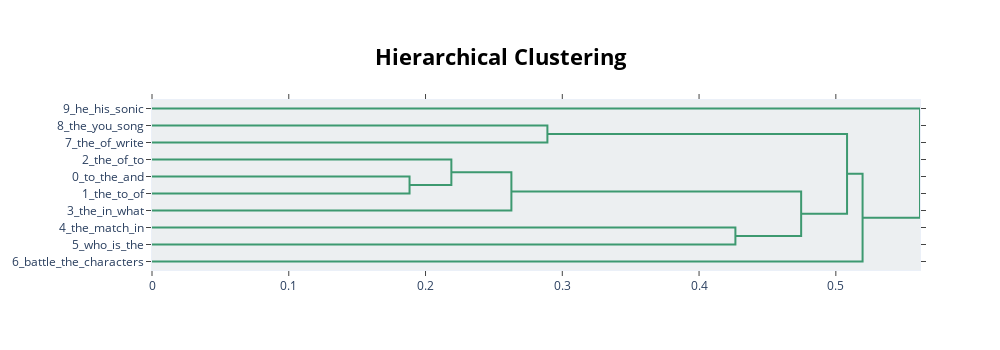

Notebook cell for this chart:
### Code cell
topic_model.visualize_hierarchy(custom_labels=True)

### Figure 1 — Plotly figure (JSON) as saved in the notebook; plotly's stock layout.template omitted (floating-point values rounded to 4 significant figures)
{"data": [{"hoverinfo": "text", "marker": {"color": "rgb(61,153,112)"}, "mode": "lines", "type": "scatter", "x": [0.0, 0.2891, 0.2891, 0.0], "xaxis": "x", "y": [-15.0, -15.0, -25.0, -25.0], "yaxis": "y"}, {"hoverinfo": "text", "marker": {"color": "rgb(61,153,112)"}, "mode": "lines", "type": "scatter", "x": [0.0, 0.1883, 0.1883, 0.0], "xaxis": "x", "y": [-45.0, -45.0, -55.0, -55.0], "yaxis": "y"}, {"hoverinfo": "text", "marker": {"color": "rgb(61,153,112)"}, "mode": "lines", "type": "scatter", "x": [0.0, 0.2189, 0.2189, 0.1883], "xaxis": "x", "y": [-35.0, -35.0, -50.0, -50.0], "yaxis": "y"}, {"hoverinfo": "text", "marker": {"color": "rgb(61,153,112)"}, "mode": "lines", "type": "scatter", "x": [0.2189, 0.2628, 0.2628, 0.0], "xaxis": "x", "y": [-42.5, -42.5, -65.0, -65.0], "yaxis": "y"}, {"hoverinfo": "text", "marker": {"color": "rgb(61,153,112)"}, "mode": "lines", "type": "scatter", "x": [0.0, 0.4266, 0.4266, 0.0], "xaxis": "x", "y": [-75.0, -75.0, -85.0, -85.0], "yaxis": "y"}, {"hoverinfo": "text", "marker": {"color": "rgb(61,153,112)"}, "mode": "lines", "type": "scatter", "x": [0.2628, 0.4746, 0.4746, 0.4266], "xaxis": "x", "y": [-53.75, -53.75, -80.0, -80.0], "yaxis": "y"}, {"hoverinfo": "text", "marker": {"color": "rgb(61,153,112)"}, "mode": "lines", "type": "scatter", "x": [0.2891, 0.5082, 0.5082, 0.4746], "xaxis": "x", "y": [-20.0, -20.0, -66.88, -66.88], "yaxis": "y"}, {"hoverinfo": "text", "marker": {"color": "rgb(61,153,112)"}, "mode": "lines", "type": "scatter", "x": [0.5082, 0.5196, 0.5196, 0.0], "xaxis": "x", "y": [-43.44, -43.44, -95.0, -95.0], "yaxis": "y"}, {"hoverinfo": "text", "marker": {"color": "rgb(61,153,112)"}, "mode": "lines", "type": "scatter", "x": [0.0, 0.5615, 0.5615, 0.5196], "xaxis": "x", "y": [-5.0, -5.0, -69.22, -69.22], "yaxis": "y"}], "layout": {"autosize": false, "height": 350, "hoverlabel": {"bgcolor": "white", "font": {"family": "Rockwell", "size": 16}}, "hovermode": "closest", "plot_bgcolor": "#ECEFF1", "showlegend": false, "title": {"font": {"color": "Black", "size": 22}, "text": "<b>Hierarchical Clustering</b>", "x": 0.5, "xanchor": "center", "yanchor": "top"}, "width": 1000, "xaxis": {"mirror": "allticks", "rangemode": "tozero", "showgrid": false, "showline": true, "showticklabels": true, "ticks": "outside", "type": "linear", "zeroline": false}, "yaxis": {"mirror": "allticks", "range": [-100, 0], "rangemode": "tozero", "showgrid": false, "showline": true, "showticklabels": true, "tickmode": "array", "ticks": "outside", "ticktext": ["9_he_his_sonic", "8_the_you_song", "7_the_of_write", "2_the_of_to", "0_to_the_and", "1_the_to_of", "3_the_in_what", "4_the_match_in", "5_who_is_the", "6_battle_the_characters"], "tickvals": [-5, -15, -25, -35, -45, -55, -65, -75, -85, -95], "type": "linear", "zeroline": false}}}
